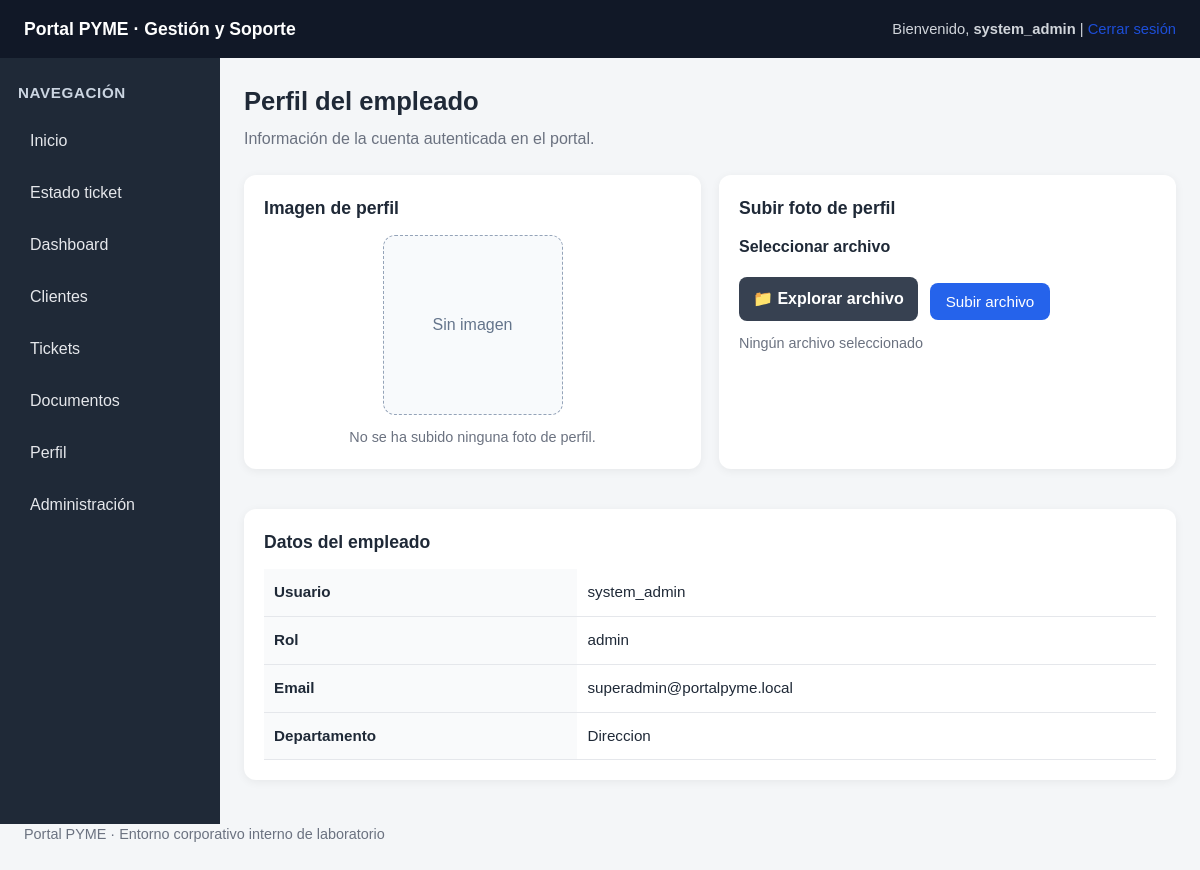
/app/portal_pyme/perfil.php (signed in), run on the app's committed database.
### tables this page shows
CREATE TABLE `empleados` (
  `id` int NOT NULL AUTO_INCREMENT,
  `username` varchar(50) NOT NULL,
  `password` varchar(100) NOT NULL,
  `email` varchar(120) NOT NULL,
  `rol` varchar(30) NOT NULL,
  `departamento` varchar(80) NOT NULL,
  PRIMARY KEY (`id`),
  UNIQUE KEY `username` (`username`)
);

### app/portal_pyme/perfil.php (the view, shortened to what this page needs)
<?php
include 'config/db.php';
$empleado_id = $_SESSION['empleado_id'];
$query = "SELECT * FROM empleados WHERE id = '$empleado_id'";
$result = $conn->query($query);
$empleado = $result->fetch_assoc();
$foto_perfil_web = '';
$foto_perfil_nombre = '';
include 'includes/header.php';
include 'includes/sidebar.php';
?>
<section class="page-header">
    <h2>Perfil del empleado</h2>
    <p>Información de la cuenta autenticada en el portal.</p>
</section>
<div class="grid">
    <div class="card">
        <h3>Imagen de perfil</h3>
        <div class="profile-photo-box">
            <?php if ($foto_perfil_web !== ''): ?>
                <img
                    src="<?php echo htmlspecialchars($foto_perfil_web); ?>"
                    alt="Foto de perfil"
                    class="profile-photo"
                >
                <p class="profile-photo-name"><?php echo htmlspecialchars($foto_perfil_nombre); ?></p>
            <?php else: ?>
                <div class="profile-photo-placeholder">Sin imagen</div>
                <p class="profile-photo-name">No se ha subido ninguna foto de perfil.</p>
            <?php endif; ?>
        </div>
    </div>
    <div class="card">
        <h3>Subir foto de perfil</h3>
	<form method="POST" enctype="multipart/form-data" class="upload-profile-form">
	    <label for="foto">Seleccionar archivo</label>
	    <div class="custom-file-upload">
		<label for="foto" class="file-button">📁 Explorar archivo</label>
	    	<input type="submit" name="upload" value="Subir archivo" class="upload-submit">
	    </div>
	    <span id="file-name" class="file-name">Ningún archivo seleccionado</span>
	</form>
    </div>
</div>
<div class="card">
    <h3>Datos del empleado</h3>
    <?php if ($empleado): ?>
        <div class="table-wrapper">
            <table>
                <tr>
                    <th>Usuario</th>
                    <td><?php echo htmlspecialchars($empleado['username']); ?></td>
                </tr>
                <tr>
                    <th>Rol</th>
                    <td><?php echo htmlspecialchars($empleado['rol']); ?></td>
                </tr>
                <tr>
                    <th>Email</th>
                    <td><?php echo htmlspecialchars($empleado['email']); ?></td>
                </tr>
                <tr>
                    <th>Departamento</th>
                    <td><?php echo $empleado['departamento']; ?></td>
                </tr>
            </table>
        </div>
    <?php else: ?>
        <div class="notice">No se ha encontrado información del empleado.</div>
    <?php endif; ?>
</div>
<?php include 'includes/footer.php'; ?>

### app/portal_pyme/assets/css/style.css (style rules this page uses)
* { box-sizing: border-box; margin: 0; padding: 0; }
html, body { font-family: Arial, Helvetica, sans-serif; background: #f4f6f8; color: #1f2937; line-height: 1.5; }
body { min-width: 0; }
.page-header { margin-bottom: 24px; }
.page-header h2 { font-size: 1.6rem; margin-bottom: 6px; }
.page-header p { color: #6b7280; }
.card { background: white; border-radius: 12px; padding: 20px; margin-bottom: 20px; box-shadow: 0 2px 10px rgba(0,0,0,0.06); overflow-x: auto; }
.card h3 { margin-bottom: 14px; font-size: 1.1rem; }
.grid { display: grid; grid-template-columns: repeat(auto-fit, minmax(220px, 1fr)); gap: 18px; margin-bottom: 20px; }
form { width: 100%; }
form label { display: block; margin-bottom: 6px; font-weight: 600; }
button, input[type="submit"] { background: #2563eb; color: white; border: none; padding: 10px 16px; border-radius: 8px; cursor: pointer; font-size: 0.95rem; }
.table-wrapper { width: 100%; overflow-x: auto; }
table { width: 100%; min-width: 700px; border-collapse: collapse; background: white; }
table th, table td { padding: 12px 10px; border-bottom: 1px solid #e5e7eb; text-align: left; vertical-align: top; }
table th { background: #f9fafb; font-size: 0.95rem; white-space: nowrap; }
table td { font-size: 0.95rem; }
.profile-photo-box { display: flex; flex-direction: column; align-items: center; gap: 12px; }
.profile-photo-placeholder { width: 180px; height: 180px; border-radius: 12px; border: 1px dashed #94a3b8; display: flex; align-items: center; justify-content: center; color: #64748b; background: #f8fafc; }
.profile-photo-name { font-size: 0.9rem; color: #6b7280; text-align: center; word-break: break-word; }
.upload-profile-form { display: flex; flex-direction: column; gap: 12px; }
.custom-file-upload { display: flex; align-items: center; gap: 12px; flex-wrap: wrap; }
.file-button { display: inline-block; background: #374151; color: #ffffff; padding: 10px 14px; border-radius: 8px; cursor: pointer; font-weight: 600; margin-bottom: 0; }
.file-name { color: #6b7280; font-size: 0.9rem; word-break: break-word; }
.upload-submit { width: fit-content; background: #2563eb; margin-top: 4px; }

### data on the page
empleados: username "system_admin", rol "admin", email "superadmin@portalpyme.local", departamento "Direccion"

### other printed values
$_SESSION['username'] "system_admin"
